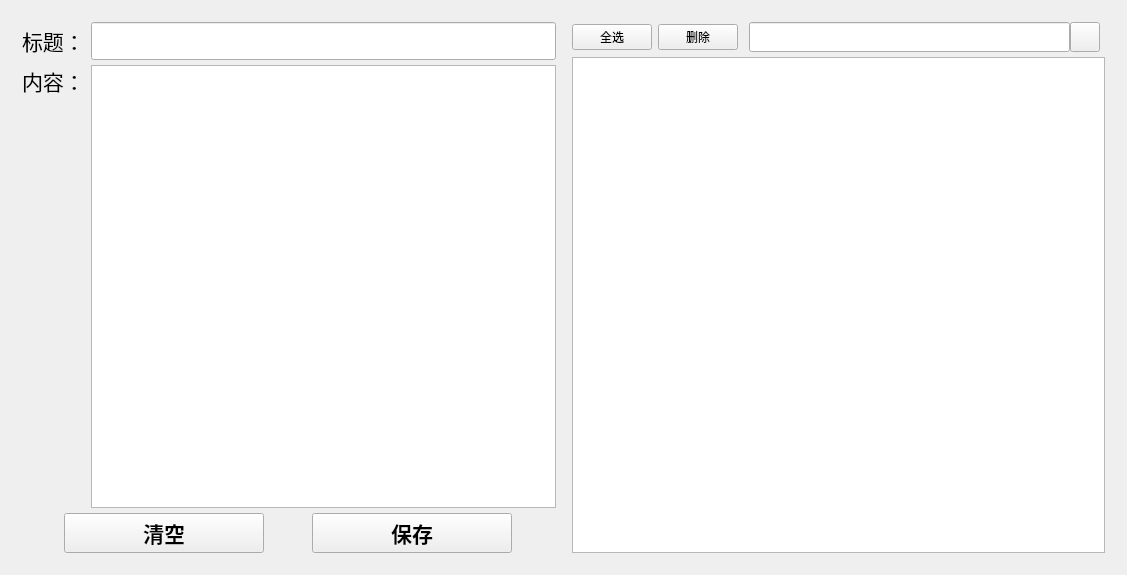
<?xml version="1.0" encoding="UTF-8"?>
<ui version="4.0">
 <class>LxNoteWindow</class>
 <widget class="QWidget" name="LxNoteWindow">
  <property name="geometry">
   <rect>
    <x>0</x>
    <y>0</y>
    <width>1127</width>
    <height>575</height>
   </rect>
  </property>
  <property name="windowTitle">
   <string>LxNoteWindow</string>
  </property>
  <layout class="QGridLayout" name="gridLayout">
   <item row="0" column="0">
    <widget class="QWidget" name="uCellWidget" native="true">
     <layout class="QGridLayout" name="uCellWidgetLayout">
      <item row="0" column="0">
       <widget class="QWidget" name="uNoteEditWidget" native="true">
        <layout class="QGridLayout" name="gridLayout_2">
         <property name="leftMargin">
          <number>0</number>
         </property>
         <property name="topMargin">
          <number>0</number>
         </property>
         <property name="rightMargin">
          <number>5</number>
         </property>
         <property name="bottomMargin">
          <number>0</number>
         </property>
         <property name="horizontalSpacing">
          <number>0</number>
         </property>
         <property name="verticalSpacing">
          <number>5</number>
         </property>
         <item row="0" column="0">
          <layout class="QHBoxLayout" name="horizontalLayout">
           <item>
            <widget class="QLabel" name="uNoteTitleLabel">
             <property name="font">
              <font>
               <family>宋体</family>
               <pointsize>16</pointsize>
              </font>
             </property>
             <property name="text">
              <string>标题：</string>
             </property>
            </widget>
           </item>
           <item>
            <widget class="QLineEdit" name="uNoteTitleInput">
             <property name="font">
              <font>
               <family>宋体</family>
               <pointsize>16</pointsize>
              </font>
             </property>
            </widget>
           </item>
          </layout>
         </item>
         <item row="1" column="0">
          <layout class="QHBoxLayout" name="horizontalLayout_2">
           <item>
            <widget class="QLabel" name="uNoteDataLabel">
             <property name="font">
              <font>
               <family>宋体</family>
               <pointsize>16</pointsize>
              </font>
             </property>
             <property name="text">
              <string>内容：</string>
             </property>
             <property name="alignment">
              <set>Qt::AlignmentFlag::AlignLeading|Qt::AlignmentFlag::AlignLeft|Qt::AlignmentFlag::AlignTop</set>
             </property>
            </widget>
           </item>
           <item>
            <widget class="LxTextEdit" name="uNoteDataInput"/>
           </item>
          </layout>
         </item>
         <item row="2" column="0">
          <layout class="QHBoxLayout" name="horizontalLayout_3">
           <item>
            <widget class="QPushButton" name="uButClearNoteData">
             <property name="maximumSize">
              <size>
               <width>200</width>
               <height>16777215</height>
              </size>
             </property>
             <property name="font">
              <font>
               <family>宋体</family>
               <pointsize>16</pointsize>
               <bold>true</bold>
              </font>
             </property>
             <property name="text">
              <string>清空</string>
             </property>
            </widget>
           </item>
           <item>
            <widget class="QPushButton" name="uButSaveNote">
             <property name="maximumSize">
              <size>
               <width>200</width>
               <height>16777215</height>
              </size>
             </property>
             <property name="font">
              <font>
               <family>宋体</family>
               <pointsize>16</pointsize>
               <bold>true</bold>
              </font>
             </property>
             <property name="text">
              <string>保存</string>
             </property>
            </widget>
           </item>
          </layout>
         </item>
        </layout>
       </widget>
      </item>
      <item row="0" column="1">
       <widget class="QWidget" name="uNoteManageWidget" native="true">
        <layout class="QGridLayout" name="gridLayout_3">
         <property name="leftMargin">
          <number>5</number>
         </property>
         <property name="topMargin">
          <number>0</number>
         </property>
         <property name="rightMargin">
          <number>0</number>
         </property>
         <property name="bottomMargin">
          <number>0</number>
         </property>
         <property name="horizontalSpacing">
          <number>0</number>
         </property>
         <property name="verticalSpacing">
          <number>5</number>
         </property>
         <item row="1" column="0">
          <widget class="QListWidget" name="uNoteListWidget"/>
         </item>
         <item row="0" column="0">
          <layout class="QHBoxLayout" name="horizontalLayout_6">
           <item>
            <widget class="QPushButton" name="uButSelectAllNoteList">
             <property name="minimumSize">
              <size>
               <width>75</width>
               <height>0</height>
              </size>
             </property>
             <property name="text">
              <string>全选</string>
             </property>
            </widget>
           </item>
           <item>
            <widget class="QPushButton" name="uButRemoveSelectedNotes">
             <property name="minimumSize">
              <size>
               <width>75</width>
               <height>0</height>
              </size>
             </property>
             <property name="text">
              <string>删除</string>
             </property>
            </widget>
           </item>
           <item>
            <widget class="QWidget" name="uSearchWidget" native="true">
             <property name="minimumSize">
              <size>
               <width>0</width>
               <height>0</height>
              </size>
             </property>
             <property name="maximumSize">
              <size>
               <width>16777215</width>
               <height>30</height>
              </size>
             </property>
             <layout class="QHBoxLayout" name="horizontalLayout_5">
              <property name="spacing">
               <number>0</number>
              </property>
              <property name="leftMargin">
               <number>5</number>
              </property>
              <property name="topMargin">
               <number>0</number>
              </property>
              <property name="rightMargin">
               <number>5</number>
              </property>
              <property name="bottomMargin">
               <number>0</number>
              </property>
              <item>
               <widget class="QLineEdit" name="uInputSearch">
                <property name="minimumSize">
                 <size>
                  <width>0</width>
                  <height>30</height>
                 </size>
                </property>
               </widget>
              </item>
              <item>
               <widget class="QPushButton" name="uButSearch">
                <property name="minimumSize">
                 <size>
                  <width>30</width>
                  <height>30</height>
                 </size>
                </property>
                <property name="maximumSize">
                 <size>
                  <width>30</width>
                  <height>30</height>
                 </size>
                </property>
                <property name="text">
                 <string/>
                </property>
               </widget>
              </item>
             </layout>
            </widget>
           </item>
          </layout>
         </item>
        </layout>
       </widget>
      </item>
     </layout>
    </widget>
   </item>
  </layout>
 </widget>
 <layoutdefault spacing="6" margin="11"/>
 <customwidgets>
  <customwidget>
   <class>LxTextEdit</class>
   <extends>QTextEdit</extends>
   <header>itemWidgets\inc\LxTextEdit.h</header>
  </customwidget>
 </customwidgets>
 <resources/>
 <connections/>
</ui>
